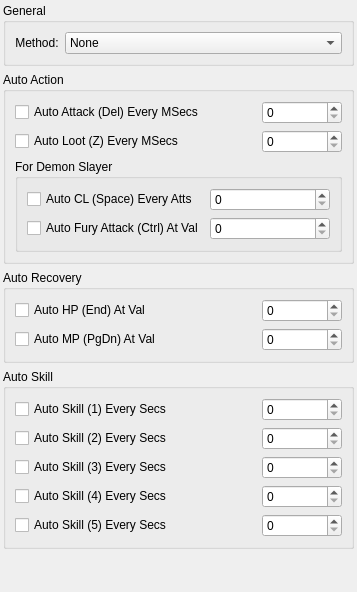
      <widget class="QWidget" name="tabBot">
       <attribute name="title">
        <string>Bot</string>
       </attribute>
       <layout class="QGridLayout" name="gridLayout_18">
        <property name="margin">
         <number>3</number>
        </property>
        <item row="1" column="0" rowspan="2">
         <widget class="QGroupBox" name="groupBox">
          <property name="title">
           <string>General</string>
          </property>
          <layout class="QGridLayout" name="gridLayout_6">
           <item row="0" column="1" colspan="2">
            <widget class="QComboBox" name="comboBoxBotMethodList">
             <item>
              <property name="text">
               <string>None</string>
              </property>
             </item>
             <item>
              <property name="text">
               <string>Kami Vac</string>
              </property>
             </item>
             <item>
              <property name="text">
               <string>Kami Vac Loot Included</string>
              </property>
             </item>
             <item>
              <property name="text">
               <string>Mu Lung Dojo To Farm Mu Gong's Soul</string>
              </property>
             </item>
             <item>
              <property name="text">
               <string>Commerci Experience Exploit</string>
              </property>
             </item>
            </widget>
           </item>
           <item row="0" column="0">
            <widget class="QLabel" name="label">
             <property name="sizePolicy">
              <sizepolicy hsizetype="Fixed" vsizetype="Preferred">
               <horstretch>0</horstretch>
               <verstretch>0</verstretch>
              </sizepolicy>
             </property>
             <property name="text">
              <string>Method:</string>
             </property>
             <property name="alignment">
              <set>Qt::AlignCenter</set>
             </property>
            </widget>
           </item>
          </layout>
         </widget>
        </item>
        <item row="3" column="0">
         <widget class="QGroupBox" name="groupBox_7">
          <property name="title">
           <string>Auto Action</string>
          </property>
          <layout class="QGridLayout" name="gridLayout_15">
           <item row="1" column="3">
            <widget class="QSpinBox" name="spinBoxBotAutoLootDelay">
             <property name="maximum">
              <number>9999</number>
             </property>
            </widget>
           </item>
           <item row="0" column="3">
            <widget class="QSpinBox" name="spinBoxBotAutoAttackDelay">
             <property name="minimumSize">
              <size>
               <width>80</width>
               <height>0</height>
              </size>
             </property>
             <property name="maximum">
              <number>9999</number>
             </property>
            </widget>
           </item>
           <item row="0" column="0">
            <widget class="QCheckBox" name="checkBoxBotAutoAttack">
             <property name="text">
              <string>Auto Attack (Del) Every MSecs</string>
             </property>
            </widget>
           </item>
           <item row="1" column="0">
            <widget class="QCheckBox" name="checkBoxBotAutoLoot">
             <property name="text">
              <string>Auto Loot (Z) Every MSecs</string>
             </property>
            </widget>
           </item>
           <item row="0" column="1">
            <spacer name="horizontalSpacer_3">
             <property name="orientation">
              <enum>Qt::Horizontal</enum>
             </property>
             <property name="sizeHint" stdset="0">
              <size>
               <width>40</width>
               <height>20</height>
              </size>
             </property>
            </spacer>
           </item>
           <item row="2" column="0" colspan="4">
            <widget class="QGroupBox" name="groupBox_11">
             <property name="title">
              <string>For Demon Slayer</string>
             </property>
             <layout class="QGridLayout" name="gridLayout_19">
              <item row="0" column="1">
               <widget class="QSpinBox" name="spinBoxBotAutoChaosLockAttackCount">
                <property name="minimum">
                 <number>0</number>
                </property>
                <property name="maximum">
                 <number>100</number>
                </property>
                <property name="value">
                 <number>0</number>
                </property>
               </widget>
              </item>
              <item row="0" column="0">
               <widget class="QCheckBox" name="checkBoxBotAutoChaosLock">
                <property name="text">
                 <string>Auto CL (Space) Every Atts</string>
                </property>
               </widget>
              </item>
              <item row="1" column="0">
               <widget class="QCheckBox" name="checkBoxBotAutoFuryAttack">
                <property name="text">
                 <string>Auto Fury Attack (Ctrl) At Val</string>
                </property>
               </widget>
              </item>
              <item row="1" column="1">
               <widget class="QSpinBox" name="spinBoxBotAutoFuryAttackValue">
                <property name="maximum">
                 <number>999</number>
                </property>
               </widget>
              </item>
             </layout>
            </widget>
           </item>
          </layout>
         </widget>
        </item>
        <item row="4" column="0">
         <widget class="QGroupBox" name="groupBox_2">
          <property name="title">
           <string>Auto Recovery</string>
          </property>
          <layout class="QGridLayout" name="gridLayout_11">
           <item row="1" column="0">
            <widget class="QCheckBox" name="checkBoxBotAutoHp">
             <property name="text">
              <string>Auto HP (End) At Val</string>
             </property>
            </widget>
           </item>
           <item row="2" column="0">
            <widget class="QCheckBox" name="checkBoxBotAutoMp">
             <property name="text">
              <string>Auto MP (PgDn) At Val</string>
             </property>
            </widget>
           </item>
           <item row="2" column="2">
            <widget class="QSpinBox" name="spinBoxBotAutoMpValue">
             <property name="maximum">
              <number>500000</number>
             </property>
            </widget>
           </item>
           <item row="1" column="2">
            <widget class="QSpinBox" name="spinBoxBotAutoHpValue">
             <property name="minimumSize">
              <size>
               <width>80</width>
               <height>0</height>
              </size>
             </property>
             <property name="maximum">
              <number>500000</number>
             </property>
            </widget>
           </item>
           <item row="1" column="1">
            <spacer name="horizontalSpacer">
             <property name="orientation">
              <enum>Qt::Horizontal</enum>
             </property>
             <property name="sizeHint" stdset="0">
              <size>
               <width>40</width>
               <height>20</height>
              </size>
             </property>
            </spacer>
           </item>
          </layout>
         </widget>
        </item>
        <item row="5" column="0">
         <widget class="QGroupBox" name="groupBox_3">
          <property name="title">
           <string>Auto Skill</string>
          </property>
          <layout class="QGridLayout" name="gridLayout_13">
           <item row="5" column="0">
            <widget class="QCheckBox" name="checkBoxBotAutoSkill5">
             <property name="text">
              <string>Auto Skill (5) Every Secs</string>
             </property>
            </widget>
           </item>
           <item row="4" column="0">
            <widget class="QCheckBox" name="checkBoxBotAutoSkill4">
             <property name="text">
              <string>Auto Skill (4) Every Secs</string>
             </property>
            </widget>
           </item>
           <item row="2" column="1">
            <widget class="QSpinBox" name="spinBoxBotAutoSkill2Delay">
             <property name="maximum">
              <number>9999</number>
             </property>
            </widget>
           </item>
           <item row="3" column="1">
            <widget class="QSpinBox" name="spinBoxBotAutoSkill3Delay">
             <property name="minimumSize">
              <size>
               <width>80</width>
               <height>0</height>
              </size>
             </property>
             <property name="maximumSize">
              <size>
               <width>80</width>
               <height>16777215</height>
              </size>
             </property>
             <property name="maximum">
              <number>9999</number>
             </property>
            </widget>
           </item>
           <item row="4" column="1">
            <widget class="QSpinBox" name="spinBoxBotAutoSkill4Delay">
             <property name="minimumSize">
              <size>
               <width>80</width>
               <height>0</height>
              </size>
             </property>
             <property name="maximumSize">
              <size>
               <width>80</width>
               <height>16777215</height>
              </size>
             </property>
             <property name="maximum">
              <number>9999</number>
             </property>
            </widget>
           </item>
           <item row="5" column="1">
            <widget class="QSpinBox" name="spinBoxBotAutoSkill5Delay">
             <property name="minimumSize">
              <size>
               <width>80</width>
               <height>0</height>
              </size>
             </property>
             <property name="maximumSize">
              <size>
               <width>80</width>
               <height>16777215</height>
              </size>
             </property>
             <property name="maximum">
              <number>9999</number>
             </property>
            </widget>
           </item>
           <item row="1" column="1">
            <widget class="QSpinBox" name="spinBoxBotAutoSkill1Delay">
             <property name="maximum">
              <number>9999</number>
             </property>
            </widget>
           </item>
           <item row="1" column="0">
            <widget class="QCheckBox" name="checkBoxBotAutoSkill1">
             <property name="text">
              <string>Auto Skill (1) Every Secs</string>
             </property>
            </widget>
           </item>
           <item row="2" column="0">
            <widget class="QCheckBox" name="checkBoxBotAutoSkill2">
             <property name="text">
              <string>Auto Skill (2) Every Secs</string>
             </property>
            </widget>
           </item>
           <item row="3" column="0">
            <widget class="QCheckBox" name="checkBoxBotAutoSkill3">
             <property name="text">
              <string>Auto Skill (3) Every Secs</string>
             </property>
            </widget>
           </item>
          </layout>
         </widget>
        </item>
        <item row="6" column="0">
         <spacer name="verticalSpacer">
          <property name="orientation">
           <enum>Qt::Vertical</enum>
          </property>
          <property name="sizeHint" stdset="0">
           <size>
            <width>20</width>
            <height>40</height>
           </size>
          </property>
         </spacer>
        </item>
       </layout>
      </widget>
